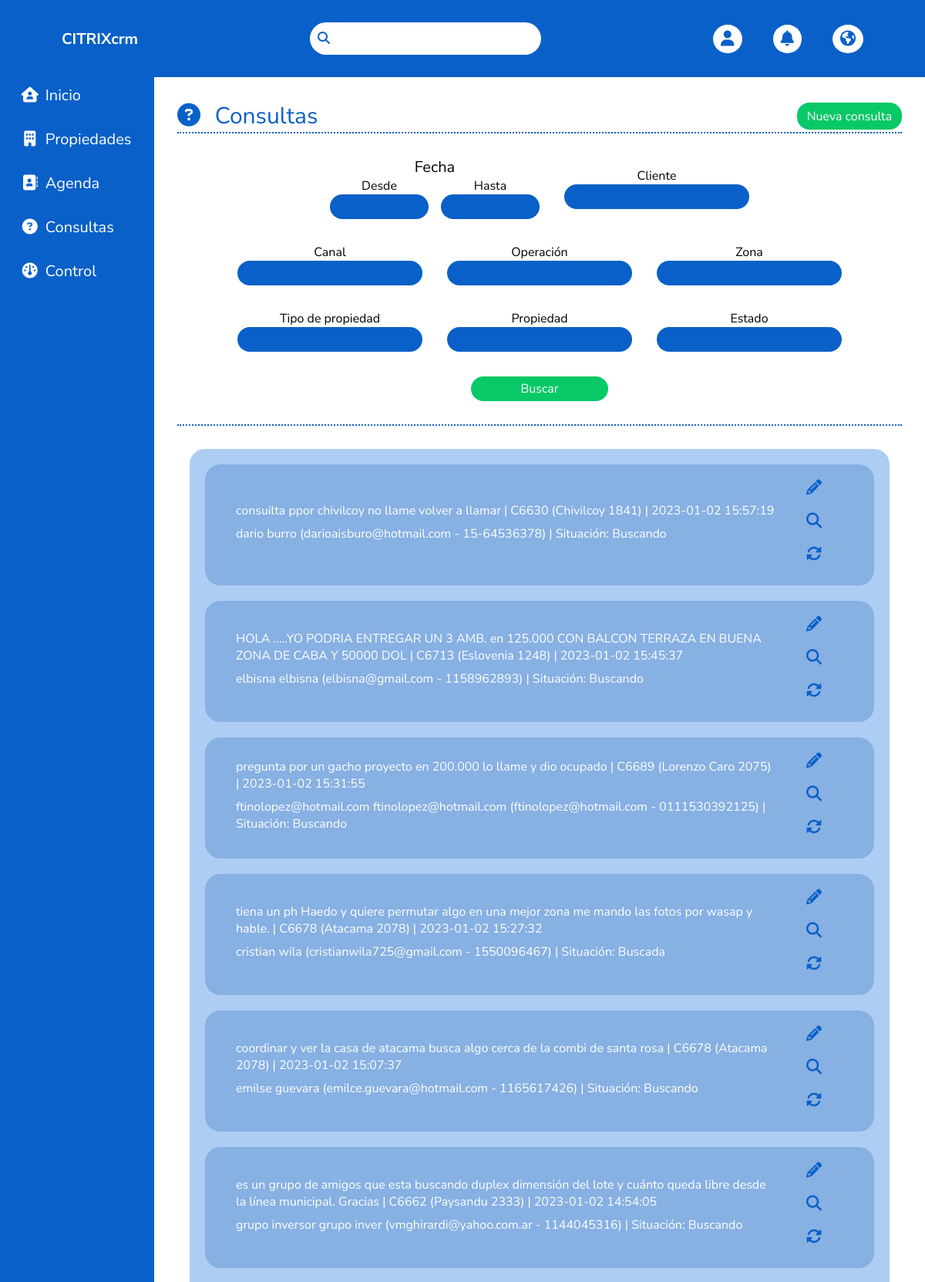
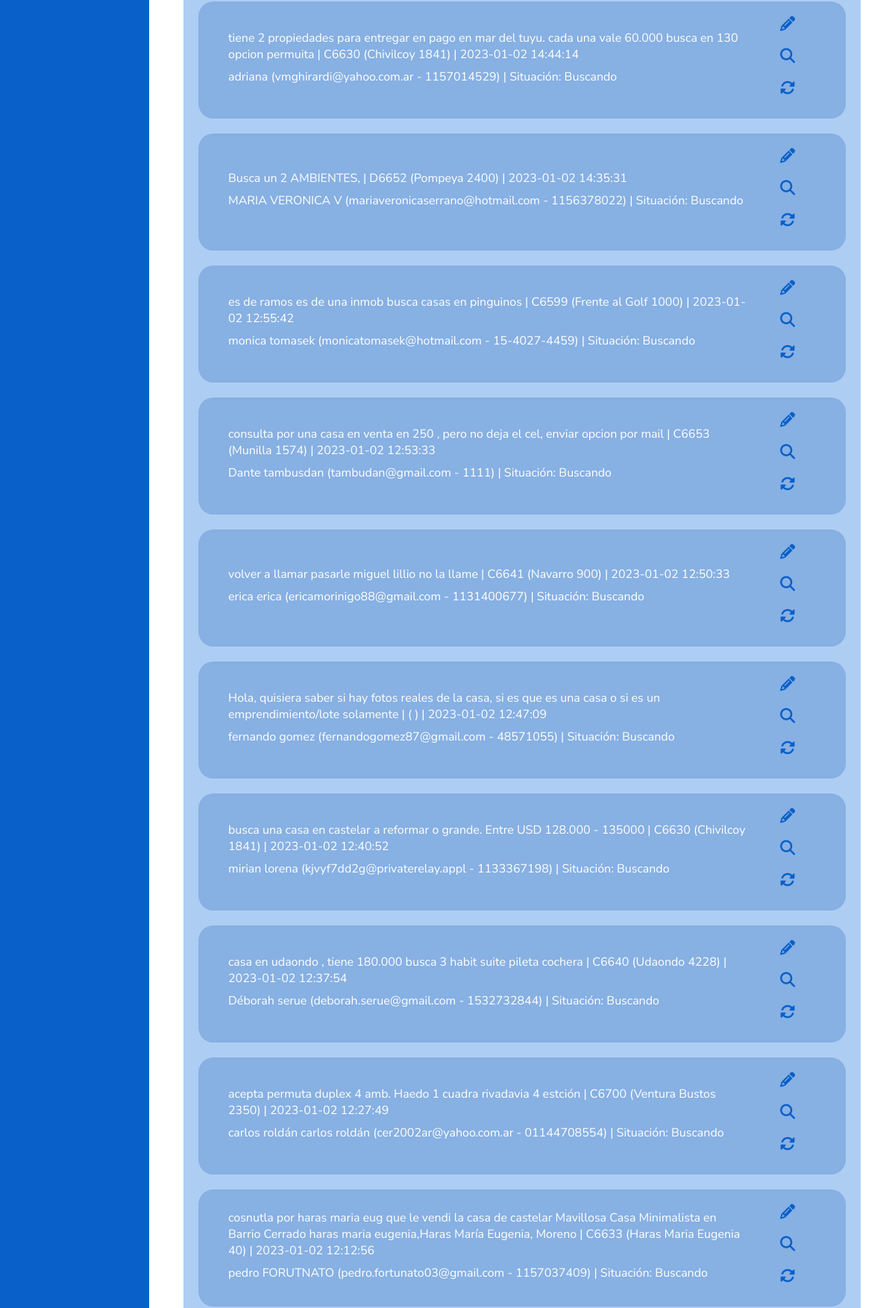
Page /consulta.php?pagina=1 (signed in, upper part) on the committed database (2 pictures, top to bottom).
### tables this page shows
CREATE TABLE `wp_consultas` (
  `id` bigint(20) unsigned NOT NULL AUTO_INCREMENT,
  `canal_id` int(10) unsigned NOT NULL,
  `casilla_email_destino` varchar(500) DEFAULT NULL,
  `asesor_original_id` bigint(20) unsigned NOT NULL,
  `nombre` varchar(500) DEFAULT NULL,
  `apellido` varchar(500) DEFAULT NULL,
  `email` varchar(500) DEFAULT NULL,
  `telefono` varchar(500) DEFAULT NULL,
  `consulta` longtext,
  `sistema_externo_id` varchar(500) DEFAULT NULL,
  `created` datetime DEFAULT NULL,
  `modified` datetime DEFAULT NULL,
  `created_by` int(11) NOT NULL DEFAULT '0',
  `modified_by` int(11) NOT NULL DEFAULT '0',
  `status_id` int(11) NOT NULL,
  `propiedad_id` bigint(20) unsigned NOT NULL DEFAULT '0',
  `referencia_interna` varchar(200) NOT NULL DEFAULT '',
  `contacto_id` bigint(20) unsigned NOT NULL DEFAULT '0',
  `precio_maximo` float unsigned DEFAULT NULL,
  `superficie_minima` int(10) unsigned DEFAULT NULL,
  `operacion_id` int(11) NOT NULL DEFAULT '1',
  `captado_por` bigint(20) unsigned NOT NULL,
  `asignado_a` bigint(20) unsigned NOT NULL,
  `pendiente_por_llamar` bigint(20) unsigned NOT NULL,
  `titulo` varchar(500) NOT NULL,
  `zonas` longtext NOT NULL,
  `prioridad_id` int(10) unsigned NOT NULL,
  `llamar_desde` time NOT NULL DEFAULT '09:00:00',
  `llamar_hasta` time NOT NULL DEFAULT '19:00:00',
  `ultima_visita` datetime DEFAULT NULL,
  `ultimo_mail` datetime DEFAULT NULL,
  `ultima_llamada` datetime DEFAULT NULL,
  `cant_cruces` int(10) unsigned DEFAULT '0',
  `cant_cruces_ultima_actualizacion` datetime DEFAULT NULL,
  `observaciones` longtext,
  `contacto` text,
  `titulo_cliente` varchar(500) DEFAULT NULL,
  `tipos_propiedad` int(11) NOT NULL DEFAULT '0',
  `superficie_construida` varchar(500) DEFAULT NULL,
  `cantidad_plantas` varchar(500) DEFAULT NULL,
  `minimo_banios` bigint(20) NOT NULL DEFAULT '0',
  `estado_minimo` int(11) NOT NULL DEFAULT '0',
  `minimo_toilettes` bigint(20) NOT NULL DEFAULT '0',
  `lote_minimo` decimal(20,3) DEFAULT NULL,
  `precio_venta` varchar(500) DEFAULT NULL,
  `precio_alquiler` varchar(500) DEFAULT NULL,
  `planta_baja` varchar(500) DEFAULT '',
  `garaje` varchar(500) DEFAULT '',
  `garaje_doble` varchar(500) DEFAULT '',
  `amueblada` varchar(500) DEFAULT '',
  `balcon` varchar(500) DEFAULT '',
  `pileta` varchar(500) DEFAULT '',
  `leida` int(10) unsigned NOT NULL DEFAULT '0',
  `precio_compra_desde` bigint(20) unsigned DEFAULT NULL,
  `precio_compra_hasta` bigint(20) unsigned DEFAULT NULL,
  `precio_alquiler_desde` bigint(20) unsigned DEFAULT NULL,
  `precio_alquiler_hasta` bigint(20) unsigned DEFAULT NULL,
  `precio_venta_desde` bigint(20) unsigned DEFAULT NULL,
  `precio_venta_hasta` bigint(20) unsigned DEFAULT NULL,
  `superficie_contruida_desde` int(11) unsigned DEFAULT NULL,
  `superficie_contruida_hasta` int(11) DEFAULT NULL,
  `superficie_construida_desde` int(11) DEFAULT NULL,
  `superficie_construida_hasta` int(11) DEFAULT NULL,
  `situacion_id` int(11) DEFAULT NULL,
  `prioridad` int(10) unsigned DEFAULT NULL,
  `situacion` int(11) DEFAULT NULL,
  `ultimo_email` datetime DEFAULT NULL,
  `ultimo_sms` datetime DEFAULT NULL,
  `ultimo_whatsapp` datetime DEFAULT NULL,
  `cruces` longtext,
  `fecha_cruces` datetime DEFAULT NULL,
  PRIMARY KEY (`id`)
);

CREATE TABLE `wp_propiedades` (
  `id` bigint(20) unsigned NOT NULL AUTO_INCREMENT,
  `created` datetime DEFAULT NULL,
  `modified` datetime DEFAULT NULL,
  `created_by` int(10) unsigned NOT NULL DEFAULT '0',
  `modified_by` int(10) unsigned NOT NULL DEFAULT '0',
  `operacion_id` int(11) NOT NULL DEFAULT '0',
  `tipo_propiedad_id` int(11) NOT NULL DEFAULT '0',
  `cod_postal` varchar(500) DEFAULT NULL,
  `tipo_calle_id` int(11) NOT NULL DEFAULT '0',
  `calle` varchar(500) DEFAULT NULL,
  `altura` bigint(20) NOT NULL DEFAULT '0',
  `piso` varchar(500) DEFAULT NULL,
  `puerta` varchar(500) DEFAULT NULL,
  `bloque` varchar(500) DEFAULT NULL,
  `nro_toilettes` bigint(20) NOT NULL DEFAULT '0',
  `nro_plantas` bigint(20) NOT NULL DEFAULT '0',
  `metros_utiles` varchar(500) DEFAULT NULL,
  `supeficie_construida` varchar(500) DEFAULT NULL,
  `nro_banios` varchar(500) DEFAULT NULL,
  `anio_contruccion` bigint(20) NOT NULL DEFAULT '0',
  `mts_cocina` bigint(20) NOT NULL DEFAULT '0',
  `cant_habitaciones` bigint(20) NOT NULL DEFAULT '0',
  `expensas` varchar(500) DEFAULT NULL,
  `cant_ambientes` varchar(500) DEFAULT NULL,
  `mts_comendor` bigint(20) NOT NULL DEFAULT '0',
  `mts_living` bigint(20) NOT NULL DEFAULT '0',
  `mts_lote` decimal(20,3) DEFAULT NULL,
  `estado_general_id` int(11) NOT NULL DEFAULT '0',
  `estado_carpinteria_externa_id` int(11) NOT NULL DEFAULT '0',
  `tipo_suelo_id` int(11) NOT NULL DEFAULT '0',
  `agua_caliente_id` int(11) NOT NULL DEFAULT '0',
  `tipo_cocina_id` int(11) NOT NULL DEFAULT '0',
  `tipo_calefaccion_id` int(11) NOT NULL DEFAULT '0',
  `alarma` varchar(500) DEFAULT '',
  `agua` varchar(500) DEFAULT '',
  `aire_acondicionado_central` varchar(500) DEFAULT '',
  `aire_acondicionado` varchar(500) DEFAULT '',
  `bar` varchar(500) DEFAULT '',
  `alarma_incendio` varchar(500) DEFAULT '',
  `alarma_robo` varchar(500) DEFAULT '',
  `altillo` varchar(500) DEFAULT '',
  `caja_fuerte` varchar(500) DEFAULT '',
  `parrilla` varchar(500) DEFAULT '',
  `asensor` varchar(500) DEFAULT '',
  `balcon` varchar(500) DEFAULT '',
  `chimenea` varchar(500) DEFAULT '',
  `electrodomesticos` varchar(500) DEFAULT '',
  `calefaccion_frio_calor` varchar(500) DEFAULT '',
  `centrico` varchar(500) DEFAULT '',
  `garaje` varchar(500) DEFAULT '',
  `garaje_doble` varchar(500) DEFAULT '',
  `gas_natural` varchar(500) DEFAULT '',
  `galeria` varchar(500) DEFAULT '',
  `hab_juegos` varchar(500) DEFAULT '',
  `hidromasaje` varchar(500) DEFAULT '',
  `linea_telefonica` varchar(500) DEFAULT '',
  `gimnacio` varchar(500) DEFAULT '',
  `jardin` varchar(500) DEFAULT '',
  `lavadero` varchar(500) DEFAULT '',
  `patio` varchar(500) DEFAULT '',
  `jacuzzi` varchar(500) DEFAULT '',
  `luz` varchar(500) DEFAULT '',
  `sauna` varchar(500) DEFAULT '',
  `preinst_aacc` varchar(500) DEFAULT '',
  `luminoso` varchar(500) DEFAULT '',
  `pileta_propia` varchar(500) DEFAULT '',
  `pileta_compartida` varchar(500) DEFAULT '',
  `riego_automatico` varchar(500) DEFAULT '',
  `amueblado` varchar(500) DEFAULT '',
  `puerta_blindada` varchar(500) DEFAULT '',
  `porton_automatico` varchar(500) DEFAULT '',
  `solarium` varchar(500) DEFAULT '',
  `pergola` varchar(500) DEFAULT '',
  `tv` varchar(500) DEFAULT '',
  `videoportero` varchar(500) DEFAULT '',
  `satelite` varchar(500) DEFAULT '',
  `vestuario` varchar(500) DEFAULT '',
  `buardilla` varchar(500) DEFAULT '',
  `arboles` varchar(500) DEFAULT '',
  `autobuses` varchar(500) DEFAULT '',
  `centro_comercial` varchar(500) DEFAULT '',
  `colegios` varchar(500) DEFAULT '',
  `costa` varchar(500) DEFAULT '',
  `golf` varchar(500) DEFAULT '',
  `hospitales` varchar(500) DEFAULT '',
  `subte` varchar(500) DEFAULT '',
  `montania` varchar(500) DEFAULT '',
  `urbanizacion` varchar(500) DEFAULT '',
  `rural` varchar(500) DEFAULT '',
  `vista_al_mar` varchar(500) DEFAULT '',
  `tren` varchar(500) DEFAULT '',
  `zonas_infantiles` varchar(500) DEFAULT '',
  `descripcion_corta` varchar(500) DEFAULT NULL,
  `descripcion_completa` longtext,
  `foto_portada` longtext,
  `galeria_fotos` longtext,
  `posicionamiento_seo` longtext,
  `alquiler_precio` decimal(20,3) DEFAULT NULL,
  `alquiler_moneda_id` int(11) NOT NULL DEFAULT '0',
  `alquiler_periodo_pago_id` int(11) NOT NULL DEFAULT '0',
  `alquiler_expensas_incluidas` varchar(500) DEFAULT '',
  `alquiler_honorarios` decimal(20,3) DEFAULT NULL,
  `llavero` varchar(500) DEFAULT NULL,
  `captado_por` int(11) NOT NULL DEFAULT '0',
  `contactado_por` int(11) NOT NULL DEFAULT '0',
  `oficina_id` int(11) NOT NULL DEFAULT '0',
  `precio_propietario` decimal(20,3) DEFAULT NULL,
  `porcentaje_comision` decimal(20,3) DEFAULT NULL,
  `comision_fija` decimal(20,3) DEFAULT NULL,
  `precio_anterior` decimal(20,3) DEFAULT NULL,
  `tasacion` decimal(20,3) DEFAULT NULL,
  `es_exclusiva` varchar(500) DEFAULT '',
  `parcela` bigint(20) NOT NULL DEFAULT '0',
  `lote` bigint(20) NOT NULL DEFAULT '0',
  `tomo` bigint(20) NOT NULL DEFAULT '0',
  `libro` bigint(20) NOT NULL DEFAULT '0',
  `folio` bigint(20) NOT NULL DEFAULT '0',
  `registro` bigint(20) NOT NULL DEFAULT '0',
  `ref_catastral` bigint(20) NOT NULL DEFAULT '0',
  `valor_catastral` bigint(20) NOT NULL DEFAULT '0',
  `orientacion` varchar(200) DEFAULT NULL,
  `visitas` varchar(200) DEFAULT NULL,
  `estado_carpinteria_interna_id` int(11) NOT NULL DEFAULT '0',
  `propietarios` longtext,
  `zona_id` int(11) NOT NULL,
  `zona_auxiliar_id` int(11) NOT NULL,
  `estado_publicacion_id` int(11) NOT NULL,
  `libre` tinyint(1) NOT NULL DEFAULT '0',
  `ciudad_id` int(11) NOT NULL DEFAULT '0',
  `planta_baja` tinyint(1) NOT NULL DEFAULT '0',
  `video_presentacion` text,
  `agente_asignado_id` int(10) unsigned DEFAULT '0',
  `habitacion_servicio` tinyint(1) unsigned DEFAULT '0',
  `referencia_interna` varchar(100) DEFAULT NULL,
  `coordenadas` varchar(200) DEFAULT '',
  `status_id` int(11) NOT NULL DEFAULT '1',
  `residencial` tinyint(1) NOT NULL DEFAULT '1',
  `barrio_cerrado` tinyint(1) NOT NULL DEFAULT '1',
  `en_home` tinyint(1) NOT NULL DEFAULT '0',
  `descripcion_mediana` text,
  `visible_web` tinyint(1) NOT NULL,
  `ocupada` int(11) DEFAULT NULL,
  PRIMARY KEY (`id`)
);

CREATE TABLE `wp_situaciones` (
  `id` int(11) NOT NULL AUTO_INCREMENT,
  `nombre` varchar(255) DEFAULT NULL,
  `color` varchar(10) DEFAULT NULL,
  `final` tinyint(4) NOT NULL DEFAULT '0',
  `color_letras` varchar(20) NOT NULL DEFAULT '#FFFFFF',
  `habilitado` tinyint(3) unsigned NOT NULL DEFAULT '1',
  `tag` varchar(200) DEFAULT NULL,
  PRIMARY KEY (`id`)
);

### consulta.php (the view, shortened to what the rows shown need)
<?php include 'header.php' ?>
<?php  $sentencia = $connect->prepare("SELECT * FROM `wp_consultas`") or die('query failed');
            $consultasXpagina = 40;
?>
        <main class="main" id="main">
            <div class="main__container">
                <div class="main__container__top">
                    <div class="main__title"><i class="fa-solid fa-circle-question main__h1--emoji"></i><h1 class="main__h1">Consultas</h1></div>
                </div>
                <div class="main__busqueda-consulta">
                    <form id="form_calc_4" class="form__busqueda-consulta form">
                        <div class="form__bloque form__bloque--1">
                            <div class="form__bloque__fecha fecha">
                                <h2 class="fecha__h2">Fecha</h2>
                            </div>
                        </div>
                    </form>
                </div>
                <div class="consultas">
                    <ul class="consultas__ul">
                        <?php
                            $inicioConsultasXpagina = ($_GET['pagina'] - 1)*$consultasXpagina;
                            $sentencia = $connect->prepare("SELECT con.id, con.consulta, con.propiedad_id, con.nombre, con.apellido, con.email, con.telefono, con.created, con.situacion,
                            prop.id, prop.referencia_interna, prop.calle, prop.altura,
                            sit.id, sit.nombre,
                            con.id as con_id, con.consulta as con_consulta, con.nombre as con_nombre, con.apellido as con_apellido, con.email as con_email, con.telefono as con_telefono, con.created as con_created,
                            prop.referencia_interna as prop_referencia_interna, prop.calle as prop_calle, prop.altura as prop_altura,
                            sit.nombre as sit_nombre
                            FROM wp_consultas con
                            LEFT JOIN wp_propiedades prop ON  con.propiedad_id =prop.id
                            LEFT JOIN wp_situaciones sit ON  con.situacion=sit.id
                            ORDER BY con_id DESC LIMIT $inicioConsultasXpagina,$consultasXpagina") or die('query failed');
                            $sentencia->execute();
                            $list_consultas = $sentencia->fetchAll(PDO::FETCH_ASSOC);
                            foreach($list_consultas as $consulta){
                                $tipoConsulta = $consulta['con_consulta'];
                                $nombreConsulta = $consulta['con_nombre'];
                                $apellidoConsulta = $consulta['con_apellido'];
                                $emailConsulta = $consulta['con_email'];
                                $telefonoConsulta = $consulta['con_telefono'];
                                $fechaConsulta = $consulta['con_created'];
                                $refPropiedad = $consulta['prop_referencia_interna'];
                                $callePropiedad = $consulta['prop_calle'];
                                $alturaPropiedad = $consulta['prop_altura'];
                                $situacionConsulta = $consulta['sit_nombre'];
                            ?>
                        <li class="consultas__li">
                            <div class="consultas__bloque">
                                <div class="consultas__bloque__content">
                                <span class="consultas__consulta"> <?php echo $tipoConsulta. ' | '. $refPropiedad.' ('.$callePropiedad.' '.$alturaPropiedad.') | '.$fechaConsulta?></span>
                                </div>
                                <div class="consultas__bloque__content">
                                <span class="consultas__datos-cliente"><?php echo $nombreConsulta. ' '. $apellidoConsulta. ' ('. $emailConsulta. ' - '. $telefonoConsulta.') | Situación: '.$situacionConsulta?></span>
                                </div>
                            </div>
                            <div class="consultas__bloque">
                                <div class="consultas__bloque__content consultas__edit-search-reload">
                                    <a href=""><i class="consultas__accion fa-solid fa-pencil"></i></a>
                                    <a href=""><i class="consultas__accion fa-solid fa-search"></i></a>
                                    <a href=""><i class="consultas__accion fa-solid fa-rotate"></i></a>
                                </div>
                            </div>
                        </li>
                        <?php }; ?>
                    </ul>
                </div>
            </div>
        </main>
    </div>
</body>
</html>

### rows in the picture
wp_consultas: consulta "consuilta ppor chivilcoy no llame volver a llamar", wp_propiedades.referencia_interna "C6630", wp_propiedades.calle "Chivilcoy", wp_propiedades.altura "1841", created "2023-01-02 15:57:19", nombre "dario", apellido "burro", email "darioaisburo@hotmail.com", telefono "15-64536378", wp_situaciones.nombre "Buscando"
wp_consultas: consulta "HOLA .....YO PODRIA ENTREGAR UN 3 AMB. en 125.000 CON BALCON TERRAZA EN BUENA ZONA DE CABA Y 50000 DOL", wp_propiedades.referencia_interna "C6713", wp_propiedades.calle "Eslovenia", wp_propiedades.altura "1248", created "2023-01-02 15:45:37", nombre "elbisna", apellido "elbisna", email "elbisna@gmail.com", telefono "1158962893", wp_situaciones.nombre "Buscando"
wp_consultas: consulta "pregunta por un gacho proyecto en 200.000 lo llame y dio ocupado", wp_propiedades.referencia_interna "C6689", wp_propiedades.calle "Lorenzo Caro", wp_propiedades.altura "2075", created "2023-01-02 15:31:55", nombre "ftinolopez@hotmail.com", apellido "ftinolopez@hotmail.com", email "ftinolopez@hotmail.com", telefono "0111530392125", wp_situaciones.nombre "Buscando"
wp_consultas: consulta "tiena un ph Haedo y quiere permutar algo en una mejor zona me mando las fotos por wasap y hable.", wp_propiedades.referencia_interna "C6678", wp_propiedades.calle "Atacama", wp_propiedades.altura "2078", created "2023-01-02 15:27:32", nombre "cristian", apellido "wila", email "cristianwila725@gmail.com", telefono "1550096467", wp_situaciones.nombre "Buscada"
wp_consultas: consulta "coordinar y ver la casa de atacama busca algo cerca de la combi de santa rosa", wp_propiedades.referencia_interna "C6678", wp_propiedades.calle "Atacama", wp_propiedades.altura "2078", created "2023-01-02 15:07:37", nombre "emilse", apellido "guevara", email "emilce.guevara@hotmail.com", telefono "1165617426", wp_situaciones.nombre "Buscando"
wp_consultas: consulta "es un grupo de amigos que esta buscando duplex dimensión del lote y cuánto queda libre desde la línea municipal. Gracias", wp_propiedades.referencia_interna "C6662", wp_propiedades.calle "Paysandu", wp_propiedades.altura "2333", created "2023-01-02 14:54:05", nombre "grupo inversor", apellido "grupo inver", email "vmghirardi@yahoo.com.ar", telefono "1144045316", wp_situaciones.nombre "Buscando"
wp_consultas: consulta "tiene 2 propiedades para entregar en pago en mar del tuyu. cada una vale 60.000 busca en 130 opcion permuita", wp_propiedades.referencia_interna "C6630", wp_propiedades.calle "Chivilcoy", wp_propiedades.altura "1841", created "2023-01-02 14:44:14", nombre "adriana", email "vmghirardi@yahoo.com.ar", telefono "1157014529", wp_situaciones.nombre "Buscando"
wp_consultas: consulta "Busca un 2 AMBIENTES,", wp_propiedades.referencia_interna "D6652", wp_propiedades.calle "Pompeya", wp_propiedades.altura "2400", created "2023-01-02 14:35:31", nombre "MARIA VERONICA", apellido "V", email "mariaveronicaserrano@hotmail.com", telefono "1156378022", wp_situaciones.nombre "Buscando"
wp_consultas: consulta "es de ramos es de una inmob busca casas en pinguinos", wp_propiedades.referencia_interna "C6599", wp_propiedades.calle "Frente al Golf", wp_propiedades.altura "1000", created "2023-01-02 12:55:42", nombre "monica", apellido "tomasek", email "monicatomasek@hotmail.com", telefono "15-4027-4459", wp_situaciones.nombre "Buscando"
wp_consultas: consulta "consulta por una casa en venta en 250 , pero no deja el cel, enviar opcion por mail", wp_propiedades.referencia_interna "C6653", wp_propiedades.calle "Munilla", wp_propiedades.altura "1574", created "2023-01-02 12:53:33", nombre "Dante", apellido "tambusdan", email "tambudan@gmail.com", telefono "1111", wp_situaciones.nombre "Buscando"
wp_consultas: consulta "volver a llamar pasarle miguel lillio no la llame", wp_propiedades.referencia_interna "C6641", wp_propiedades.calle "Navarro", wp_propiedades.altura "900", created "2023-01-02 12:50:33", nombre "erica", apellido "erica", email "ericamorinigo88@gmail.com", telefono "1131400677", wp_situaciones.nombre "Buscando"
wp_consultas: consulta "Hola, quisiera saber si hay fotos reales de la casa, si es que es una casa o si es un emprendimiento/lote solamente", created "2023-01-02 12:47:09", nombre "fernando", apellido "gomez", email "fernandogomez87@gmail.com", telefono "48571055", wp_situaciones.nombre "Buscando"
wp_consultas: consulta "busca una casa en castelar a reformar o grande. Entre USD 128.000 - 135000", wp_propiedades.referencia_interna "C6630", wp_propiedades.calle "Chivilcoy", wp_propiedades.altura "1841", created "2023-01-02 12:40:52", nombre "mirian", apellido "lorena", email "kjvyf7dd2g@privaterelay.appl", telefono "1133367198", wp_situaciones.nombre "Buscando"
wp_consultas: consulta "casa en udaondo , tiene 180.000 busca 3 habit suite pileta cochera", wp_propiedades.referencia_interna "C6640", wp_propiedades.calle "Udaondo", wp_propiedades.altura "4228", created "2023-01-02 12:37:54", nombre "Déborah", apellido "serue", email "deborah.serue@gmail.com", telefono "1532732844", wp_situaciones.nombre "Buscando"
wp_consultas: consulta "acepta permuta duplex 4 amb. Haedo 1 cuadra rivadavia 4 estción", wp_propiedades.referencia_interna "C6700", wp_propiedades.calle "Ventura Bustos", wp_propiedades.altura "2350", created "2023-01-02 12:27:49", nombre "carlos roldán", apellido "carlos roldán", email "cer2002ar@yahoo.com.ar", telefono "01144708554", wp_situaciones.nombre "Buscando"
wp_consultas: consulta "cosnutla por haras maria eug que le vendi la casa de castelar Mavillosa Casa Minimalista en Barrio Cerrado haras maria eugenia,Haras María Eugenia, Moreno", wp_propiedades.referencia_interna "C6633", wp_propiedades.calle "Haras Maria Eugenia", wp_propiedades.altura "40", created "2023-01-02 12:12:56", nombre "pedro", apellido "FORUTNATO", email "pedro.fortunato03@gmail.com", telefono "1157037409", wp_situaciones.nombre "Buscando"
